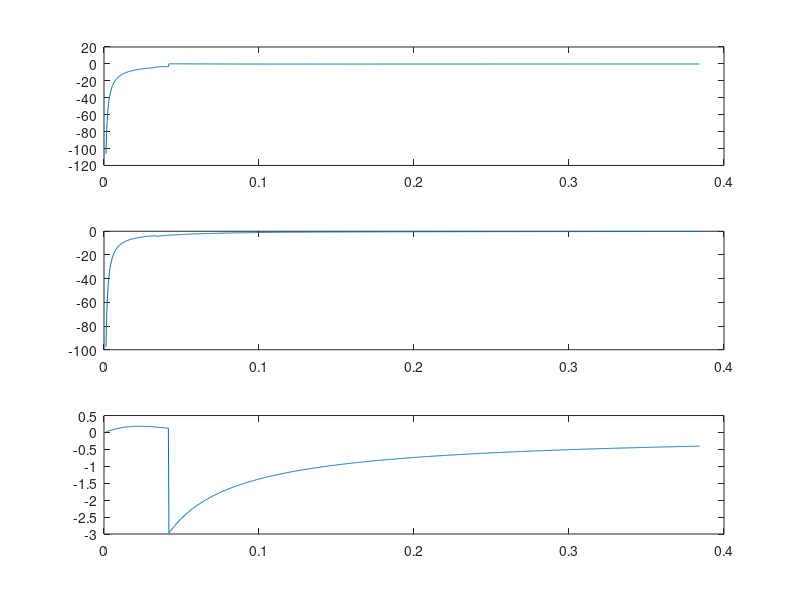
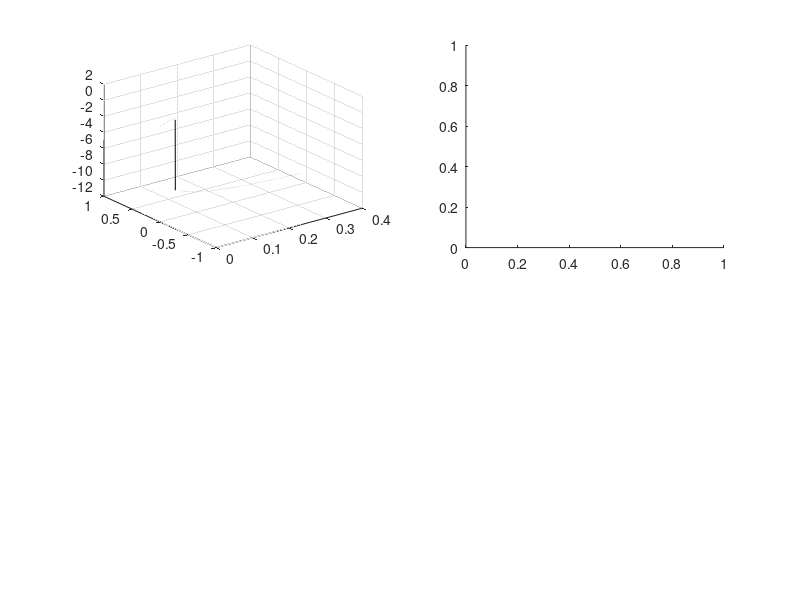

The MATLAB source for these figures, in order: (Note: this script raises an error after producing the figures.)
clc
clear
NUM=1;
NU=linspace(4.89e-6,4.89e-6,NUM);
for i=1:NUM
    nu=NU(i);
    %nu=40e-6;%kinematic viscosity \nu=\mu/\rho
    g=9.8;
    sc=deg2rad(4.6);
    rint=2.5e-3;
    %q0=3e-5/(2*pi);
    q0=5.3e-5/(2*pi);
    aint=30*rint;

    hs=((3*nu*q0/(g*sin(sc)))*(1/aint))^(1/3);
    us=(1/3)*(g*sin(sc)/nu)*(hs)^2;
    Ys=3*nu/(hs)^2;
    h2=aint*cos(sc);

    D=us;
    E=hs;
    F=cos(sc);
    G=g;
    H=1/h2;
    P=0;
    Q=6*nu/(hs)^3;
    T=1.2;
    %Y=-Ys;
    %Y=-Ys.*(1+(hs.^2).*((A(j))^2+(H^2)*(B)^2));
    ThreeDre=[];% store k2 series in 3Dplot

    N1=1000;
    N2=1;
    AA=linspace(1,300,N1);
    BB=linspace(0,0,N2);
    %A=100;
    %B=1;
    %figure()
    for k=1:N2
        B=BB(k);
        x1=[];
        x2=[];
        x3=[];
        for j=1:N1
            A=AA(j);

            Y=-Ys.*(1+(1/3).*(hs.^2).*((A)^2+(H^2)*(B)^2-0*H*A*B));
                aaa=1;
                %bbb=-(2.*Y-A.*D.*3i).*1i;
                bbb=-(2.*Y-T.*A.*D.*3i).*1i;
                %ccc=(-(A.^2).*(D^2).*3i+(Y.^2).*1i+4.*A.*D.*Y-A.*D.*E.*Q+(A.^2).*E*F*G*1i+(B.^2).*E*F*G*(H^2)*1i).*1i;
                ccc=(-(1+2.*T).*(A.^2).*(D^2).*1i+(Y.^2).*1i+(3+T).*A.*D.*Y-A.*D.*E.*Q+(A.^2).*E*F*G*1i+(B.^2).*E*F*G*(H^2)*1i).*1i;
                ddd=-(A.^3).*(D^3).*T+A.*D*(Y.^2)-(1+T).*(A.^2).*(D^2).*Y.*1i+(A.^2).*(D^2)*E*Q*1i+(A.^3).*D*E*F*G+(A.^2).*E*F*G.*Y.*1i-A.*D*E*Q.*Y+(B.^2).*E*F*G*(H^2).*Y.*1i+(T-1).*A*(B^2)*D*E*F*G*(H^2);


            coeffs=[aaa,bbb,ccc,ddd];
            result=roots(coeffs);
            x1(j)=imag(result(1,1));
            x2(j)=imag(result(2,1));
            x3(j)=imag(result(3,1));
            rx3(j)=real(result(3,1));
            rx1(j)=real(result(1,1));
        end
        ThreeDre(k,:)=x3;
    subplot(3,1,1)
    plot(AA.*hs,x1.*hs./us./(AA.*hs))
    hold on
    subplot(3,1,2)
    plot(AA.*hs,x2.*hs./us./(AA.*hs))
    hold on
    subplot(3,1,3)
    plot(AA.*hs,x3.*hs./us./(AA.*hs))
    hold on
    %xx3=x3';
    figure()
    plot(AA.*hs,x1.*hs./us)
    hold on
    plot(AA.*hs,x3.*hs./us)
    %hold on
    end
    Re=us*hs./nu;
    
    
    %%
    %figure()
    subplot(2,2,1)
    surf(AA.*hs,BB.*H.*hs,ThreeDre)
    %figure()
    %subplot(3,1,1)
    %surf(AA.*hs,BB.*H.*hs,ThreeDre)
    %view(0,90);
    %title('Top view')
    %subplot(3,1,2)
    %surf(AA.*hs,BB.*H.*hs,ThreeDre)
    %view(-90,0);
    %title('Left view (k_1 fixed)')
    %subplot(3,1,3)
    %surf(AA.*hs,BB.*H.*hs,ThreeDre)
    %view(0,0);
    %title('Top view (k_2 fixed)')
    %colormap winter

    %figure()
    
    subplot(2,2,2)
    %[Graph,c]=contour(AA.*hs,BB.*H.*hs,ThreeDre,[0,0],'red');
    [Graph,c]=contour(AA.*hs,BB.*H.*hs,ThreeDre,[0,max(ThreeDre)]);
    hold on
    c.LineWidth = 1;
    Re=us.*hs./nu;
    Fr=us./(G.*F.*hs).^(1/2);
    legendstr{i}=['Re=',num2str(Re),'   ','Fr=',num2str(Fr)];
    legend(legendstr)
    %figure()
    %[Graph,c]=contour(AA.*hs,BB.*H.*hs,ThreeDre,20);
    colormap winter
    %c.LineWidth = 3;

    %AAA=AA';
    %disp(result);
end
